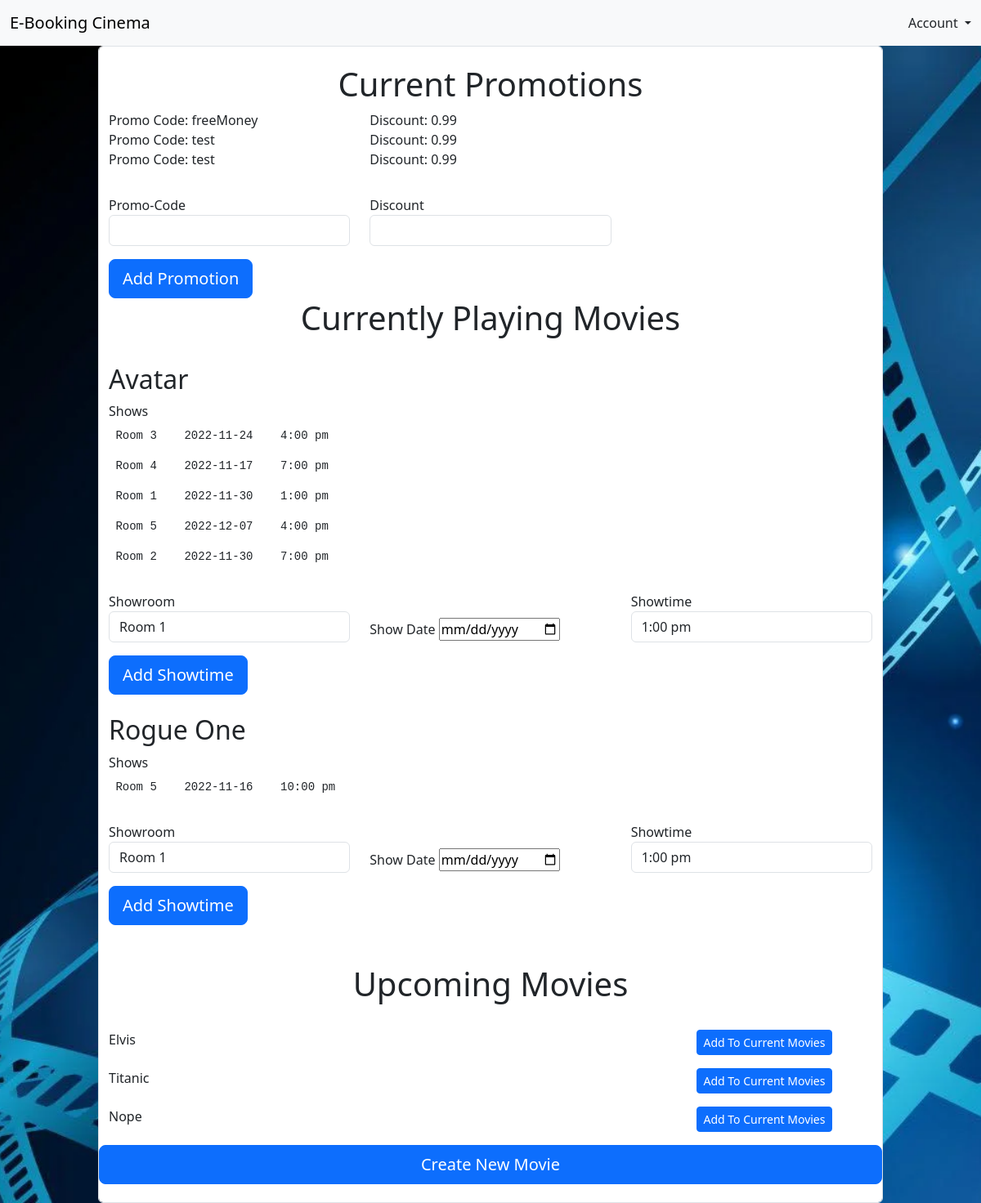
Before: /MVC_Pages/admin_home.php with the older database file.
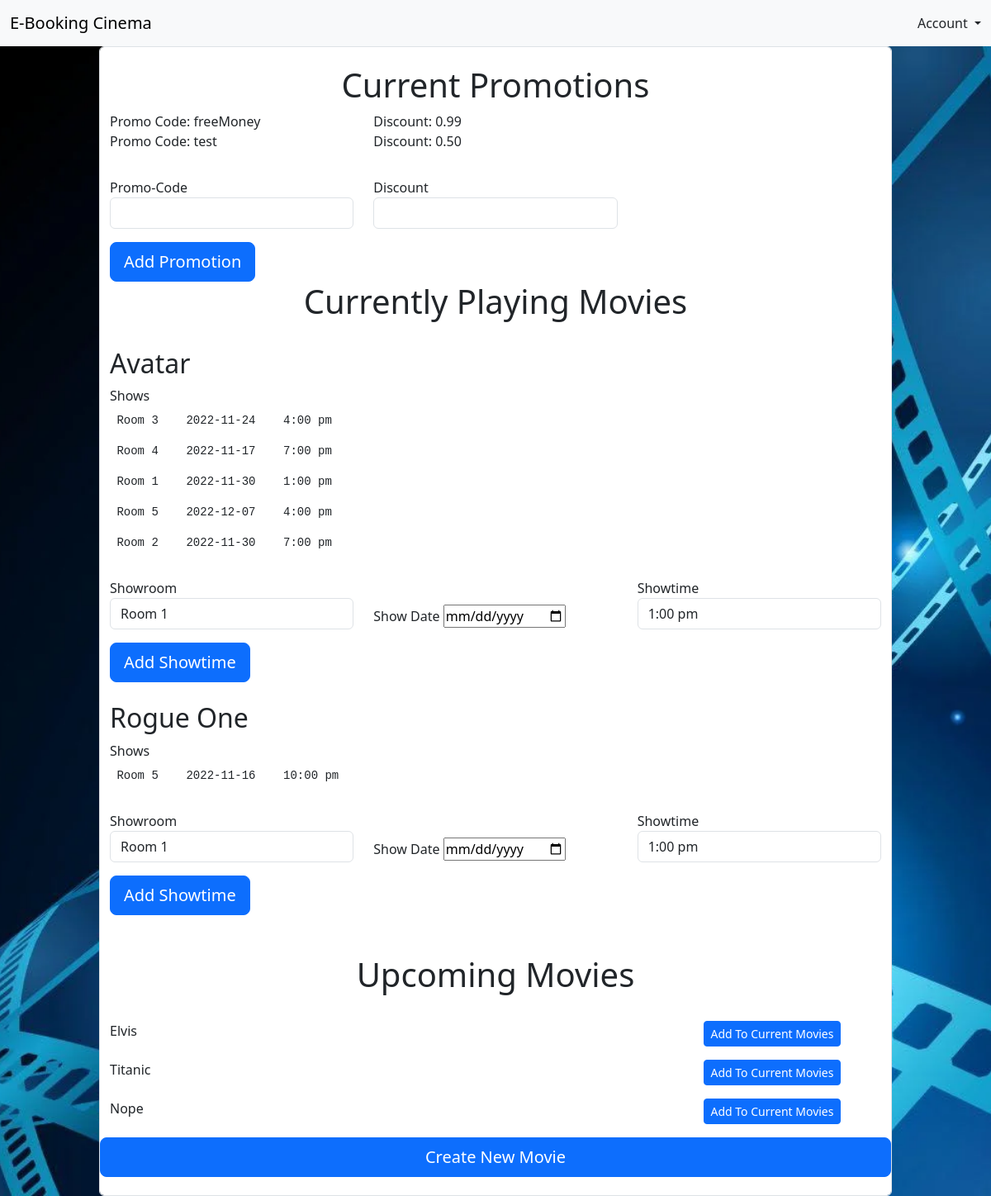
After: the same page with the newer database file.
### tables this page shows
CREATE TABLE `promotions_table` (
  `idPromotions` int(11) NOT NULL,
  `code` varchar(45) NOT NULL,
  `discount` decimal(2,2) NOT NULL
);

### MVC_Pages/Model/database.php (called while the page is built, shortened)
<?php
  class Database {
    public function getConnection() {
      $host = "localhost";
      $dbname = "cinemadatabase";
      $username = "root";
      $password = "";
      $mysqli = new mysqli(hostname: $host,
      username: $username,
      password: $password,
      database: $dbname);
      return $mysqli;
    }
  }
?>

### MVC_Pages/Model/Model.php (called while the page is built, shortened)
<?php
    require __DIR__ . "/database.php";
    class Model {
        private $mysqli;
        public function __construct() {
            $db = new Database;
            $this->mysqli = $db->getConnection();
        }
        public function getPromotions() {
            $sql = "SELECT * FROM `promotions_table`";
            $result = $this->mysqli->query($sql);
            $promotions = $result->fetch_all(MYSQLI_ASSOC);
            return $promotions;
        }
        public function getCurrentlyPlayingMovies() {
            $sql = "SELECT * FROM `movies_table` WHERE isCurrentlyPlaying = 1";
            $result = $this->mysqli->query($sql);
            $currentMovies = $result->fetch_all(MYSQLI_ASSOC);
            return $currentMovies;
        }
    }
?>

### MVC_Pages/View/Admin_View/View.php (the view, shortened to what the changed rows need)
<?php
    include __DIR__ . "/../../Model/Model.php";
    class View {
        private $model;
        public function __construct() {
            $this->model = new Model();
        }
        public function displayPromotions() {
            $promos = $this->model->getPromotions();
            $promoHTML = "  <div class='center text-center'>
                                <h1>Current Promotions</h1>
                            </div>";
            foreach($promos as $promo) {
                $promoHTML = $promoHTML . "<div class='row'>
                                                <div class='col-md-4'> Promo Code: {$promo['code']} </div>
                                                <div class='col-md-6'>  Discount: {$promo['discount']} </div>
                                            </div>";
            }
            $promoForm = "<form action='/B8-Cinema-E-Booking/MVC_Pages/Controller/Post_Controller.php' method='POST'>
                            <input type='hidden' id='postID' name='postID' value='addPromotion'>
                            <div class='row my-3 gy-3'>
                                <div class='col-md-4'>
                                    <label for='promo'>Promo-Code</label>
                                    <input type='text' class='form-control' id='promocode' name='promocode' required>
                                </div>
                                <div class='col-md-4'>
                                    <label for='promo'>Discount</label>
                                    <input type='text' class='form-control' id='discount' name='discount' required>
                                </div>
                            </div>
                            <button class='w-20 btn btn-lg btn-primary' type='submit'>Add Promotion</button><br>
                        </form>";
            return $promoHTML . $promoForm;
        }
        public function getCurrentMovies() {
            $html = "<div class='center text-center'>
                        <h1>Currently Playing Movies</h1><br>
                    </div>";
            $currentMovies = $this->model->getCurrentlyPlayingMovies();
            $shows = $this->model->getShows();
            $showRooms = $this->model->getShowRooms();
            $roomNames = array_column($showRooms, "name", "idRoom");
            $showTimes = $this->model->getShowTimes();
            $showTimeArr = array_column($showTimes, "showtime", "idShowtime");
            foreach($currentMovies as $rowMovie) {
                $movieTitle = $rowMovie["title"];
                $html = $html . "<h2> $movieTitle </h2>" . "<label for='cc_number' class='form-label'> Shows </label>";
                foreach($shows as $rowShow) {
                    if( $rowShow["movieID"] == $rowMovie["idMovie"] ) {
                        $html = $html . "<pre> {$roomNames[$rowShow['showroomID']]}    {$rowShow['date']}    {$showTimeArr[$rowShow['showtimeID']]}  </pre>";
                    }
                }
                $idMovie = $rowMovie['idMovie'];
                $html = $html . "<form name='addShow' method='POST'>
                                    <input type='hidden' id='movieID' name='movieID' value=$idMovie>
                                    <div class='row my-3 gy-3'>
                                        <div class='col-md-4'>
                                            <label for='promo'>Showroom</label>
                                                <select class='form-control' id='showRoom', name='showRoom'> ";
                                                foreach($showRooms as $room) {
                                                    $html = $html . "<option> {$room['name']} </option>";
                                                }
                $html = $html .                 "</select>
                                        </div>
                                        <div class='col-md-4 gy-5 center'>
                                            <label for='promo'>Show Date</label>
                                            <input type='date' id='showdate' name='showdate' required>
                                        </div>
                                        <div class='col-md-4'>
                                            <label for='promo'>Showtime</label>
                                                <select class='form-control' id='showtime', name='showtime'>";
                                                foreach($showTimes as $time) {
                                                    $html = $html . "<option> {$time['showtime']} </option>";
                                                }
                $html = $html .                 "</select>
                                        </div>
                                    </div>
                                    <button class='w-20 btn btn-lg btn-primary' type='submit'>Add Showtime</button><br>
                                </form>";
                $html = $html . "<br>";
            }
            return $html;
        }
        public function getUpcomingMovies() {
            $upcomingMovies = $this->model->getUpcomingMovies();
            $html = "<div class='center text-center'>
                        <br><h1>Upcoming Movies</h1>
                    </div>
                    <div class='row my-3 gy-3'>";
            foreach($upcomingMovies as $rowMovie) {
                $movieTitle = $rowMovie["title"];
                $html = $html . "<div class='col-md-9'> $movieTitle </div>";
                $idMovie = $rowMovie['idMovie'];
                $html = $html . " <div class='col-md-3'>
                                        <form action='/B8-Cinema-E-Booking/MVC_Pages/Controller/Post_Controller.php' method='POST'>
                                            <input type='hidden' id='postID' name='postID' value='updateToCurrentlyPlaying'>
                                            <input type='hidden' id='movieID' name='movieID' value='$idMovie'>
                                            <button class='w-20 btn btn-sm btn-primary' type='submit'>Add To Current Movies</button>
                                        </form>
                                    </div>
                                    <br>";
            }
            return $html;
        }
    }
?>

Changed rows visible on the page:
removed promotions_table: code "test", discount "0.99"
changed promotions_table "test": discount "0.99" → "0.50"
Other visible differences:
text no longer shown: "Promo Code: Promo Code: Promo Code: Discount: Discount: Discount:"
text now shown: "Promo Code: Promo Code: Discount: Discount:"
